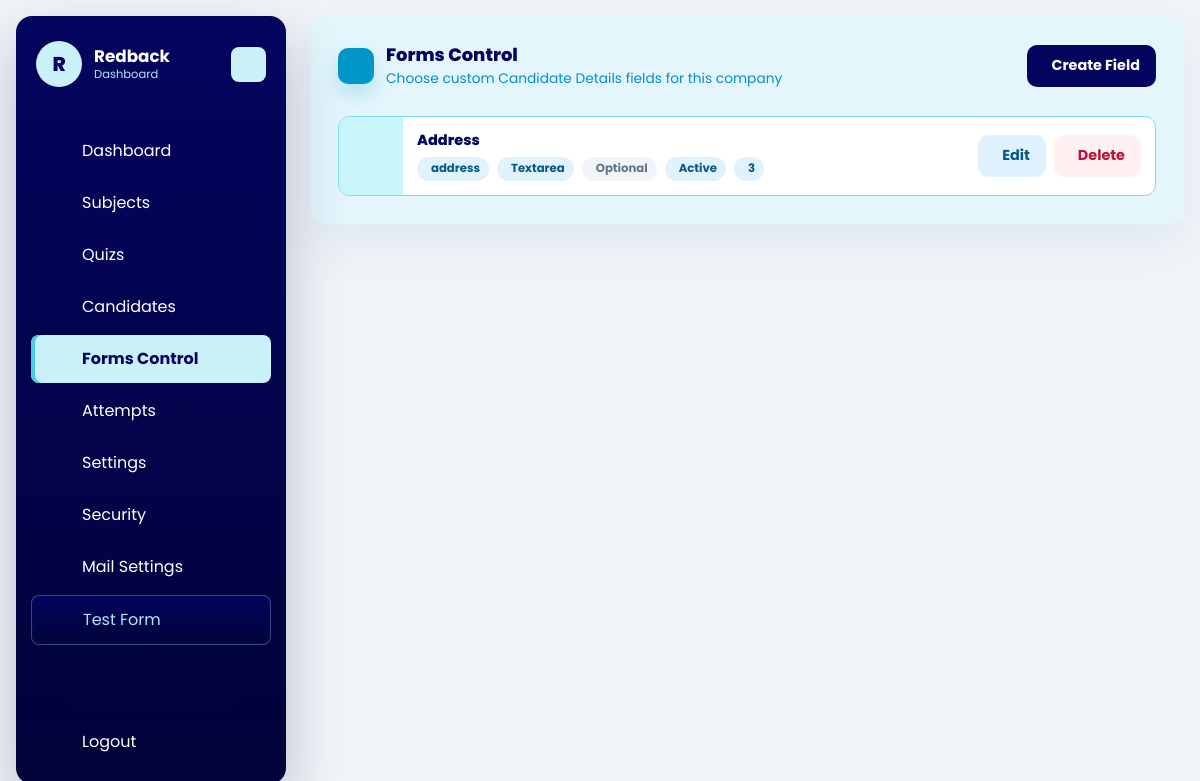
/dashboard/forms-control/ (signed in), run on the app's committed database.
### dashboard/models.py (models this page shows, shortened)
class Company(models.Model):
    name = models.CharField(max_length=150)
    image = models.ImageField(upload_to='company/', blank=True, null=True)
    email = models.EmailField(unique=True)
    password = models.CharField(max_length=128)
    is_active = models.BooleanField(default=True)
    test_instructions = models.TextField(
        default=DEFAULT_TEST_INSTRUCTIONS,
        blank=True,
        help_text='Instructions shown to candidates in the online test instructions drawer.',
    )
    allow_full_screen_lock = models.BooleanField(default=False)
    allow_pause_lock = models.BooleanField(default=False)
    allow_tab_switch_guard = models.BooleanField(default=False)
    allow_copy_paste_block = models.BooleanField(default=False)
    allow_right_click_disable = models.BooleanField(default=False)
    full_screen_lock = models.BooleanField(default=False)
    pause_lock = models.BooleanField(default=False)
    tab_switch_guard_enabled = models.BooleanField(default=False)
    copy_paste_block_enabled = models.BooleanField(default=False)
    right_click_disable_enabled = models.BooleanField(default=False)
    max_violation_warnings = models.PositiveIntegerField(default=3)
    exam_control_password = models.CharField(max_length=128, blank=True)
    pass_persantage = models.DecimalField(max_digits=5, decimal_places=2, default=50.00)
    mail_sender_enabled = models.BooleanField(default=False)
    smtp_host = models.CharField(max_length=255, blank=True)
    smtp_port = models.PositiveIntegerField(default=587)
    smtp_username = models.CharField(max_length=255, blank=True)
    smtp_app_key = models.CharField(max_length=255, blank=True)
    smtp_use_tls = models.BooleanField(default=True)
    smtp_from_email = models.EmailField(blank=True)
    created_at = models.DateTimeField(auto_now_add=True)
    updated_at = models.DateTimeField(auto_now=True)
    class Meta:
        ordering = ['name']
        verbose_name_plural = 'Companies'

class CandidateFormField(models.Model):
    FIELD_TEXT = 'text'
    FIELD_EMAIL = 'email'
    FIELD_PHONE = 'phone'
    FIELD_NUMBER = 'number'
    FIELD_TEXTAREA = 'textarea'
    FIELD_DATE = 'date'
    FIELD_CHOICES = [
        (FIELD_TEXT, 'Text'),
        (FIELD_EMAIL, 'Email'),
        (FIELD_PHONE, 'Phone'),
        (FIELD_NUMBER, 'Number'),
        (FIELD_TEXTAREA, 'Textarea'),
        (FIELD_DATE, 'Date'),
    ]
    RESERVED_KEYS = {'name', 'email', 'candidate_name', 'candidate_email'}
    company = models.ForeignKey(Company, on_delete=models.CASCADE, related_name='candidate_form_fields')
    label = models.CharField(max_length=120)
    field_key = models.SlugField(max_length=80)
    field_type = models.CharField(max_length=20, choices=FIELD_CHOICES, default=FIELD_TEXT)
    placeholder = models.CharField(max_length=150, blank=True)
    help_text = models.CharField(max_length=255, blank=True)
    choices_json = models.JSONField(default=list, blank=True)
    required = models.BooleanField(default=False)
    is_active = models.BooleanField(default=True)
    sort_order = models.PositiveIntegerField(default=0)
    created_at = models.DateTimeField(auto_now_add=True)
    class Meta:
        ordering = ['sort_order', 'label']
        unique_together = ('company', 'field_key')

### dashboard/views.py (the view)
# urls.py: path('forms-control/', views.candidate_form_field_list, name='candidate_form_field_list'),
@company_login_required
def candidate_form_field_list(request):
    queryset = CandidateFormField.objects.filter(company=request.company)
    return render(
        request,
        'dashboard/forms_control_list.html',
        {'title': 'Forms Control', 'objects': queryset},
    )

### dashboard/views.py (called while the page is built)
def get_logged_in_company(request):
    company_id = request.session.get('company_id')
    if not company_id:
        return None
    return Company.objects.filter(id=company_id, is_active=True).first()

def company_login_required(view_func):
    @wraps(view_func)
    def wrapper(request, *args, **kwargs):
        company = get_logged_in_company(request)
        if not company:
            return redirect(f"{reverse('dashboard:login')}?next={request.path}")
        request.company = company
        return view_func(request, *args, **kwargs)
    return wrapper

### templates/dashboard/forms_control_list.html (shortened to what this page needs)
{% extends "base.html" %}
{% block content %}
{% include 'dashboard/header.html' %}
<div id="dashboard-page-content">
<section class="forms-shell">
    <div class="forms-heading">
        <div class="forms-heading-main">
            <span class="forms-heading-icon"><iconify-icon icon="mdi:form-textbox"></iconify-icon></span>
            <div>
                <h1 class="forms-title">Forms Control</h1>
                <p class="forms-subtitle">Choose custom Candidate Details fields for this company</p>
            </div>
        </div>
        <a href="{% url 'dashboard:candidate_form_field_create' %}" class="forms-btn primary">
            Create Field
        </a>
    </div>
    <div class="forms-grid">
        {% for object in objects %}
            <article class="forms-card">
                <span class="forms-card-icon">
                </span>
                <div class="forms-card-body">
                    <div class="forms-card-title">{{ object.label }}</div>
                    <div class="forms-card-text">
                        <span class="forms-chip"><iconify-icon icon="mdi:key-variant"></iconify-icon>{{ object.field_key }}</span>
                        <span class="forms-chip"><iconify-icon icon="mdi:shape-outline"></iconify-icon>{{ object.get_field_type_display }}</span>
                        <span class="forms-chip {% if not object.required %}off{% endif %}">
                            {% if object.required %}Required{% else %}Optional{% endif %}
                        </span>
                        <span class="forms-chip {% if not object.is_active %}off{% endif %}">
                            {% if object.is_active %}Active{% else %}Inactive{% endif %}
                        </span>
                        <span class="forms-chip"><iconify-icon icon="mdi:sort"></iconify-icon>{{ object.sort_order }}</span>
                    </div>
                </div>
                <div class="forms-actions">
                    <a href="{% url 'dashboard:candidate_form_field_update' object.pk %}" class="forms-btn secondary">
                        Edit
                    </a>
                    <a href="{% url 'dashboard:candidate_form_field_delete' object.pk %}" class="forms-btn danger">
                        Delete
                    </a>
                </div>
            </article>
        {% empty %}
            <div class="forms-empty">No custom fields yet. Name and Email are always shown by default.</div>
        {% endfor %}
    </div>
</section>
</div>
{% endblock %}

### templates/dashboard/header.html (shortened to what this page needs)
<aside class="dashboard-sidebar" data-dashboard-sidebar>
    <header class="dashboard-sidebar-header">
        <a href="/" class="dashboard-brand">
            <span class="dashboard-brand-mark">{{ request.company.name|default:"Company"|slice:":1"|upper }}</span>
            <span class="dashboard-brand-text">
                <strong>{{ request.company.name|default:"Company" }}</strong>
                <span>Dashboard</span>
            </span>
        </a>
        <button class="dashboard-toggler dashboard-sidebar-toggler" type="button" aria-label="Toggle sidebar">
        </button>
    </header>
    <nav class="dashboard-sidebar-nav"
        aria-label="Dashboard navigation"
        hx-boost="true"
        hx-target="#dashboard-page-content"
        hx-select="#dashboard-page-content"
        hx-push-url="true">
        <ul class="dashboard-nav-list dashboard-primary-nav">
            {% if request.session.company_id %}
                <li class="dashboard-nav-item">
                    <a href="/dashboard/" class="dashboard-nav-link" data-dashboard-nav-link data-nav-exact>
                        <span class="dashboard-nav-label">Dashboard</span>
                    </a>
                </li>
                <li class="dashboard-nav-item">
                    <a href="/dashboard/subjects/" class="dashboard-nav-link" data-dashboard-nav-link>
                        <span class="dashboard-nav-label">Subjects</span>
                    </a>
                </li>
                <li class="dashboard-nav-item">
                    <a href="/dashboard/quizzes/" class="dashboard-nav-link" data-dashboard-nav-link>
                        <span class="dashboard-nav-label">Quizs</span>
                    </a>
                </li>
                <li class="dashboard-nav-item">
                    <a href="/dashboard/candidates/" class="dashboard-nav-link" data-dashboard-nav-link>
                        <span class="dashboard-nav-label">Candidates</span>
                    </a>
                </li>
                <li class="dashboard-nav-item">
                    <a href="/dashboard/forms-control/" class="dashboard-nav-link" data-dashboard-nav-link>
                        <span class="dashboard-nav-label">Forms Control</span>
                    </a>
                </li>
                <li class="dashboard-nav-item">
                    <a href="/dashboard/attempts/" class="dashboard-nav-link" data-dashboard-nav-link>
                        <span class="dashboard-nav-label">Attempts</span>
                    </a>
                </li>
                <li class="dashboard-nav-item">
                    <a href="/dashboard/settings/" class="dashboard-nav-link" data-dashboard-nav-link>
                        <span class="dashboard-nav-label">Settings</span>
                    </a>
                </li>
                <li class="dashboard-nav-item">
                    <a href="/dashboard/settings/security/" class="dashboard-nav-link" data-dashboard-nav-link>
                        <span class="dashboard-nav-label">Security</span>
                    </a>
                </li>
                <li class="dashboard-nav-item">
                    <a href="/dashboard/settings/mail/" class="dashboard-nav-link" data-dashboard-nav-link>
                        <span class="dashboard-nav-label">Mail Settings</span>
                    </a>
                </li>
                <li class="dashboard-nav-item">
                    <a href="/quiz/start/" class="dashboard-nav-link is-accent" data-dashboard-nav-link hx-boost="false">
                        <span class="dashboard-nav-label">Test Form</span>
                    </a>
                </li>
            {% endif %}
        </ul>
        {% if request.session.company_id %}
            <ul class="dashboard-nav-list dashboard-secondary-nav">
                <li class="dashboard-nav-item">
                    <a href="/dashboard/logout/" class="dashboard-nav-link is-danger" hx-boost="false">
                        <span class="dashboard-nav-label">Logout</span>
                    </a>
                </li>
            </ul>
        {% endif %}
    </nav>
</aside>

### templates/dashboard/header.html (style rules this page uses)
:root { --c0: #caf0f8; --c1: #ade8f4; --c2: #90e0ef; --c3: #48cae4; --c4: #00b4d8; --c5: #0096c7; --c6: #0077b6; --c7: #023e8a; --c8: #03045e; --c9: #02033a; }
.dashboard-sidebar { position: fixed; top: 0; left: 0; z-index: 50; width: 270px; height: calc(100vh - 32px); margin: 16px; border-radius: 16px; background: linear-gradient(180deg, var(--c8), var(--c9)); box-shadow: 0 24px 60px rgba(2, 3, 58, .24); display: flex; flex-direction: column; overflow: hidden; transition: width .4s ease, height .4s ease; }
.dashboard-sidebar-header { position: relative; display: flex; align-items: center; justify-content: space-between; gap: 12px; flex: 0 0 auto; padding: 25px 20px; }
.dashboard-sidebar-nav { display: flex; min-height: 0; flex: 1 1 auto; flex-direction: column; }
.dashboard-brand { display: flex; min-width: 0; align-items: center; gap: 12px; color: #fff; text-decoration: none; }
.dashboard-brand-mark { display: grid; width: 46px; height: 46px; flex: 0 0 auto; place-items: center; border-radius: 50%; background: var(--c0); color: var(--c8); font-size: 1.25rem; font-weight: 800; }
.dashboard-brand-text { overflow: hidden; white-space: nowrap; transition: opacity .3s ease; }
.dashboard-brand-text strong { display: block; font-size: 1.05rem; line-height: 1.2; }
.dashboard-brand-text span { display: block; margin-top: 2px; color: var(--c1); font-size: .72rem; line-height: 1.2; }
.dashboard-toggler { display: flex; width: 35px; height: 35px; flex: 0 0 auto; cursor: pointer; align-items: center; justify-content: center; border: 0; border-radius: 8px; background: var(--c0); color: var(--c8); transition: transform .4s ease, background .4s ease; }
.dashboard-sidebar-toggler { position: absolute; right: 20px; }
.dashboard-nav-list { display: flex; flex-direction: column; gap: 4px; margin: 0; padding: 0 15px; list-style: none; transform: translateY(15px); transition: transform .4s ease; }
.dashboard-primary-nav { min-height: 0; flex: 1 1 auto; overflow-y: auto; overflow-x: hidden; padding-bottom: 24px; scrollbar-width: thin; scrollbar-color: rgba(202, 240, 248, .55) transparent; }
.dashboard-nav-link { display: flex; align-items: center; gap: 12px; overflow: hidden; border-radius: 8px; padding: 12px 15px; color: #fff; text-decoration: none; white-space: nowrap; transition: background .4s ease, color .4s ease, border-radius .4s ease; }
.dashboard-nav-link:hover, .dashboard-nav-link.is-active { background: var(--c0); color: var(--c8); }
.dashboard-nav-link.is-active { box-shadow: inset 4px 0 0 var(--c3); font-weight: 700; }
.dashboard-nav-link.is-accent { overflow: visible; border: 1px solid rgba(202, 240, 248, .28); background: linear-gradient(180deg, var(--c8), var(--c9)); color: var(--c1); box-shadow: rgba(50, 50, 93, 0.25) 0px 50px 100px -20px, rgba(0, 0, 0, 0.3) 0px 30px 60px -30px, rgba(10, 37, 64, 0.35) 0px -2px 6px 0px inset; }
.dashboard-nav-label { transition: opacity .3s ease; }
.dashboard-nav-item { position: relative; }
.dashboard-secondary-nav { flex: 0 0 auto; margin: 10px 0 18px; transform: none; width: auto; }
body.dashboard-layout #dashboard-page-content { min-height: 100vh; box-sizing: border-box; padding-top: 1rem; padding-bottom: 1rem; }

### data on the page
Company: company.name "R", company.name "Redback"
CandidateFormField: label "Address", field_key "address", field_type "Textarea", required "Optional", is_active "Active", sort_order "3"
